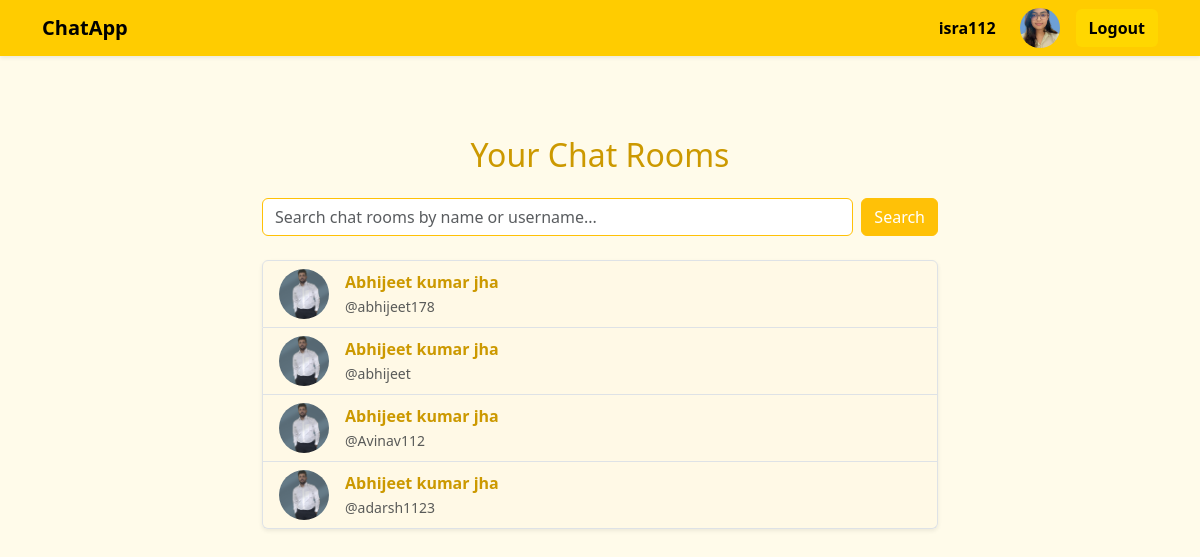
The page / (signed in) on the database as committed earlier.
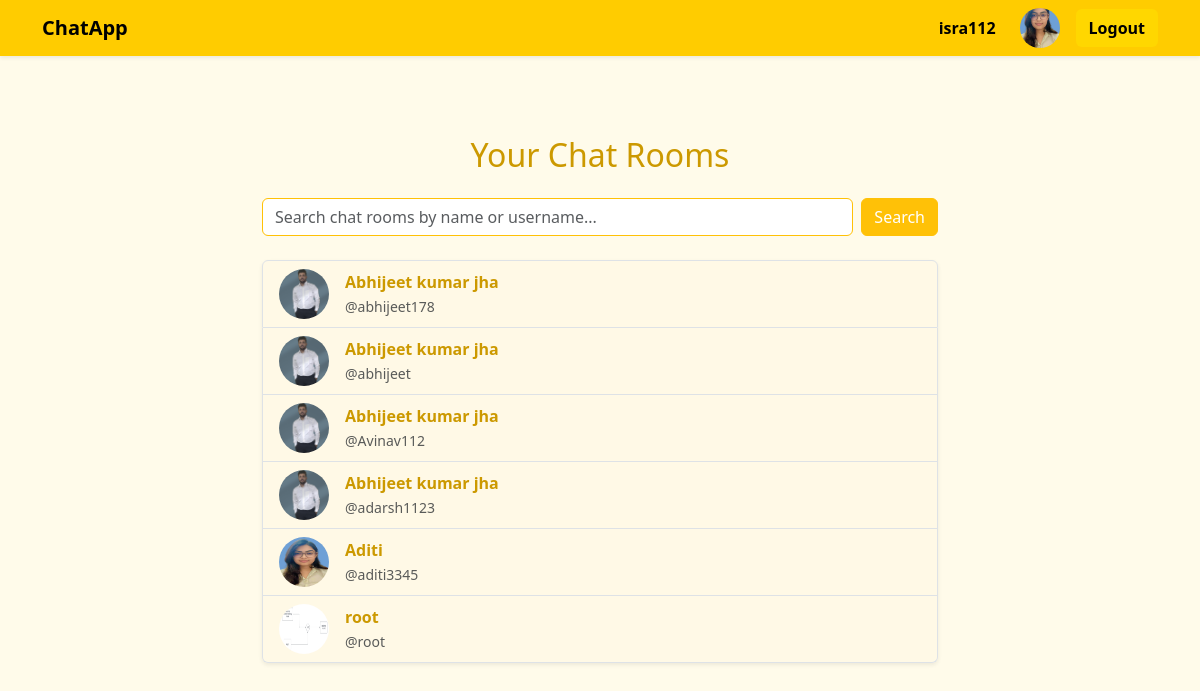
The same page on the database as committed later.
### chat/models.py (models this page shows, shortened)
class UserInfo(models.Model) :
    user =  models.OneToOneField(User , on_delete= models.CASCADE)
    name  =  models.CharField(max_length=100)
    email  =  models.EmailField()
    phone = models.CharField(max_length=15)
    image = models.ImageField(upload_to='profile_imagesl/' , blank = True ,  null  = True)

class ChatRoom(models.Model) :
    name = models.CharField(max_length=100)
    participants =  models.ManyToManyField(User ,  related_name='chatrooms')
    created_at =  models.DateTimeField(auto_now_add = True)

### chat/views.py (the view)
# urls.py: path('' , index ,  name  = 'index') ,
@login_required
def index(request):
    user = request.user
    chatrooms = ChatRoom.objects.filter(participants=user).distinct()
    for room in chatrooms:
        other = room.participants.exclude(id=user.id).first()
        room.other_user = other  # dynamically attach for template use
    return render(request, 'chat/index.html', {'chatrooms': chatrooms})

### chat/templates/chat/index.html (shortened to what this page needs)
{% extends 'chat/base.html' %}
{% load static %}
{% block content %}
<div class="container mt-5" style="max-width: 700px;">
  <h2 class="mb-4 text-center" style="color: #cc9900;">Your Chat Rooms</h2>
  <form method="GET" action="{% url 'search_users' %}" class="mb-4 d-flex">
    <input type="text" name="q" class="form-control me-2 border-warning" placeholder="Search chat rooms by name or username..." value="{{ request.GET.q }}">
    <button type="submit" class="btn btn-warning text-white">Search</button>
  </form>
  {% if chatrooms %}
    <ul class="list-group shadow-sm rounded">
      {% for room in chatrooms %}
        <a href="{% url 'chatroom' room.id %}" class="list-group-item list-group-item-action d-flex align-items-center" style="background: #fff9e6;">
          {% if room.other_user.userinfo.image %}
            <img src="{{ room.other_user.userinfo.image.url }}" alt="{{ room.other_user.username }}" class="rounded-circle me-3" width="50" height="50">
          {% else %}
            <img src="{% static 'default-profile.png' %}" class="rounded-circle me-3" width="50" height="50">
          {% endif %}
          <div>
            <div style="color: #cc9900; font-weight: 600;">{{ room.other_user.userinfo.name }}</div>
            <small class="text-muted">@{{ room.other_user.username }}</small>
          </div>
        </a>
      {% endfor %}
    </ul>
  {% else %}
    <p class="text-muted fst-italic">No active chat rooms.</p>
  {% endif %}
</div>
{% endblock %}

### chat/templates/chat/base.html (shortened to what this page needs)
{% load static %}
<!DOCTYPE html>
<html lang="en">
<head>
    <link href="https://cdn.jsdelivr.net/npm/bootstrap@5.3.3/dist/css/bootstrap.min.css" rel="stylesheet">
</head>
<body>
<nav class="navbar navbar-expand-lg shadow-sm">
    <div class="container">
        <a class="navbar-brand" href="{% url 'index' %}">ChatApp</a>
        <div class="collapse navbar-collapse justify-content-end" id="navbarNav">
            <ul class="navbar-nav align-items-center">
                {% if user.is_authenticated %}
                    <li class="nav-item me-3">
                        <span class="nav-link">{{ user.username }}</span>
                    </li>
                    <li class="nav-item me-3">
                        {% if user.userinfo.image %}
                            <img src="{{ user.userinfo.image.url }}" class="profile-img" alt="Profile">
                        {% else %}
                            <img src="{% static 'default.jpg' %}" class="profile-img" alt="Profile">
                        {% endif %}
                    </li>
                    <li class="nav-item">
                        <a class="btn btn-yellow" href="{% url 'logout' %}">Logout</a>
                    </li>
                {% endif %}
            </ul>
        </div>
    </div>
</nav>
<div class="container content">
    {% block content %}{% endblock %}
</div>
</body>
</html>

### chat/templates/chat/base.html (style rules this page uses)
body { background-color: #fffbea; }
.navbar { background-color: #ffcc00; }
.nav-link, .navbar-brand { color: #000 !important; font-weight: bold; }
.btn-yellow { background-color: #ffd700; color: black; font-weight: 600; }
.profile-img { width: 40px; height: 40px; object-fit: cover; border-radius: 50%; }
.content { padding: 2rem; }

Rows that differ between the two databases and show on the page:
added ChatRoom: other_user.userinfo.image (picture), other_user.userinfo.name "Aditi", other_user.username "aditi3345"
added ChatRoom: other_user.userinfo.image (picture), other_user.userinfo.name "root", other_user.username "root"
